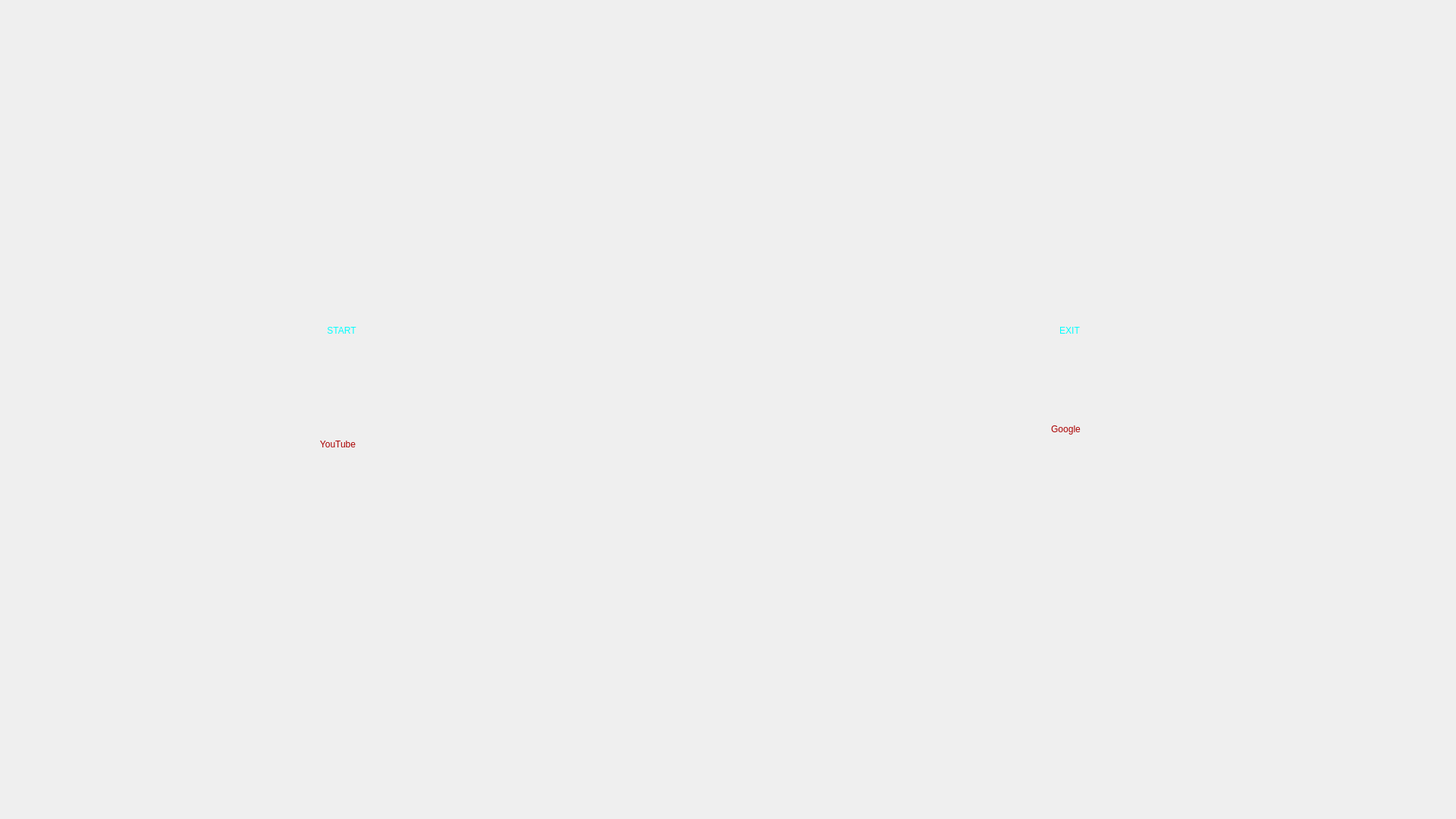
<?xml version="1.0" encoding="UTF-8"?>
<ui version="4.0">
 <class>CRAB</class>
 <widget class="QMainWindow" name="CRAB">
  <property name="geometry">
   <rect>
    <x>0</x>
    <y>0</y>
    <width>1920</width>
    <height>1080</height>
   </rect>
  </property>
  <property name="windowTitle">
   <string>MainWindow</string>
  </property>
  <widget class="QWidget" name="centralwidget">
   <widget class="QLabel" name="BG1">
    <property name="geometry">
     <rect>
      <x>0</x>
      <y>-10</y>
      <width>1921</width>
      <height>1101</height>
     </rect>
    </property>
    <property name="text">
     <string/>
    </property>
    <property name="pixmap">
     <pixmap>gui CRAB/B.G/Black_Template.jpg</pixmap>
    </property>
    <property name="scaledContents">
     <bool>true</bool>
    </property>
   </widget>
   <widget class="QLabel" name="gif1">
    <property name="geometry">
     <rect>
      <x>630</x>
      <y>150</y>
      <width>641</width>
      <height>501</height>
     </rect>
    </property>
    <property name="text">
     <string/>
    </property>
    <property name="pixmap">
     <pixmap>gui CRAB/VoiceReg/Siri_1.gif</pixmap>
    </property>
    <property name="scaledContents">
     <bool>true</bool>
    </property>
   </widget>
   <widget class="QTextBrowser" name="Time">
    <property name="geometry">
     <rect>
      <x>580</x>
      <y>20</y>
      <width>361</width>
      <height>101</height>
     </rect>
    </property>
    <property name="styleSheet">
     <string notr="true">background-color:transparent;
border-radius:none;

</string>
    </property>
   </widget>
   <widget class="QTextBrowser" name="date">
    <property name="geometry">
     <rect>
      <x>950</x>
      <y>20</y>
      <width>361</width>
      <height>101</height>
     </rect>
    </property>
    <property name="styleSheet">
     <string notr="true">background-color:Transparent;
border-radius:none;</string>
    </property>
   </widget>
   <widget class="QPushButton" name="START_button">
    <property name="geometry">
     <rect>
      <x>300</x>
      <y>400</y>
      <width>301</width>
      <height>71</height>
     </rect>
    </property>
    <property name="styleSheet">
     <string notr="true">background-color: Transparent;
border-radius:none;
color: rgb(0, 255, 255);
font: 75 24pt &quot;Microsoft JhengHei&quot;;</string>
    </property>
    <property name="text">
     <string>START</string>
    </property>
   </widget>
   <widget class="QPushButton" name="EXIT_button">
    <property name="geometry">
     <rect>
      <x>1260</x>
      <y>400</y>
      <width>301</width>
      <height>71</height>
     </rect>
    </property>
    <property name="styleSheet">
     <string notr="true">background-color:Transparent;
border-radius:none;
color: rgb(0, 255, 255);
font: 75 24pt &quot;Microsoft YaHei&quot;;</string>
    </property>
    <property name="text">
     <string>EXIT</string>
    </property>
   </widget>
   <widget class="QTextBrowser" name="Temprature">
    <property name="geometry">
     <rect>
      <x>720</x>
      <y>700</y>
      <width>461</width>
      <height>192</height>
     </rect>
    </property>
    <property name="styleSheet">
     <string notr="true">background-color: Transparent;
border-radius:none;</string>
    </property>
   </widget>
   <widget class="QPushButton" name="YouTube_button">
    <property name="geometry">
     <rect>
      <x>370</x>
      <y>560</y>
      <width>151</width>
      <height>51</height>
     </rect>
    </property>
    <property name="styleSheet">
     <string notr="true">color: rgb(170, 0, 0);
font: 75 16pt &quot;MS Shell Dlg 2&quot;;
background-color: Transparent;
border-radius:none;</string>
    </property>
    <property name="text">
     <string>YouTube</string>
    </property>
   </widget>
   <widget class="QPushButton" name="chrome_button">
    <property name="geometry">
     <rect>
      <x>1330</x>
      <y>540</y>
      <width>151</width>
      <height>51</height>
     </rect>
    </property>
    <property name="styleSheet">
     <string notr="true">color: rgb(170, 0, 0);
font: 75 16pt &quot;MS Shell Dlg 2&quot;;
background-color: transparent;
border-radius:none;</string>
    </property>
    <property name="text">
     <string>Google</string>
    </property>
   </widget>
  </widget>
 </widget>
 <resources/>
 <connections/>
</ui>
